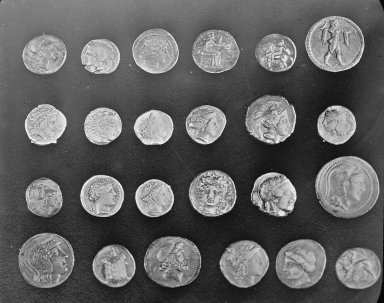
#> input picture Image/coins.png, 384 x 303 px, found by its file name
$ jupyter execute PCD_Assignment03.ipynb
#> lines starting #> are read from the running program, lines starting #| are printed output that depends on the picture
# Segmentasi Otsu dan Operasi Morfologi

**Nama:** Andi Nabil Safaraz
**NIM:** 25/560270/PA/23603

Pada percobaan ini saya membuat segmentasi Otsu dan empat operasi dasar morfologi secara manual, kemudian membandingkan hasil sebelum dan sesudah morfologi.

## 1 Import library

Pada percobaan ini saya memakai Pillow untuk membaca gambar dan Matplotlib untuk menampilkan hasil. Perhitungan grayscale, segmentasi, dan morfologi dibuat sendiri. Modul random dipakai untuk membuat kondisi uji dengan noise, sedangkan os dipakai untuk mengatur lokasi file.

[cell 1]
from PIL import Image
import matplotlib.pyplot as plt
import random
import os

## 2 Membuat matriks kosong

Sebelum mulai, saya membuat fungsi buat_matriks() untuk menyiapkan tempat menyimpan hasil. Fungsi ini membuat baris dan kolom sesuai ukuran gambar, kemudian mengisi seluruh nilainya dengan 0.

[cell 2]
def buat_matriks(tinggi, lebar):
    hasil = []

    for y in range(tinggi):
        baris = []
        for x in range(lebar):
            baris.append(0)
        hasil.append(baris)

    return hasil

## 3 Membaca gambar dan menghitung grayscale

Gambar yang digunakan adalah coins.png. Setelah dibaca, setiap piksel diubah menjadi grayscale dengan bobot 0,299 untuk merah, 0,587 untuk hijau, dan 0,114 untuk biru.

[cell 3]
nama_file = "coins.png"

if not os.path.exists(nama_file):
    nama_file = "Image/coins.png"

if not os.path.exists(nama_file):
    nama_file = "../Image/coins.png"

# Bagian upload dipakai jika notebook dibuka di Google Colab.
if not os.path.exists(nama_file):
    from google.colab import files
    uploaded = files.upload()
    for nama in uploaded:
        nama_file = nama
        break

gambar = Image.open(nama_file).convert("RGB")
lebar = gambar.size[0]
#> lebar = 384
tinggi = gambar.size[1]
#> tinggi = 303

# Grayscale dihitung satu per satu dari nilai merah, hijau, dan biru.
gray = buat_matriks(tinggi, lebar)

for y in range(tinggi):
    for x in range(lebar):
        warna = gambar.getpixel((x, y))
        merah = warna[0]
        hijau = warna[1]
        biru = warna[2]
        nilai = 0.299*merah + 0.587*hijau + 0.114*biru
        gray[y][x] = round(nilai)
#> after the loop, gray = 303 items

print("Ukuran gambar:", lebar, "x", tinggi)
#| Ukuran gambar: 384 x 303

plt.figure(figsize=(6, 5))
plt.imshow(gray, cmap="gray", vmin=0, vmax=255)
plt.title("Citra asli")
plt.axis("off")
plt.show()
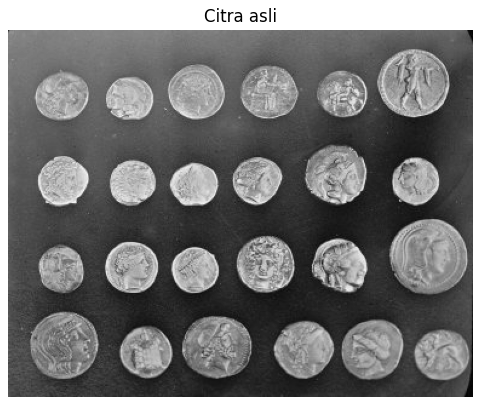
#> figure drawn by matplotlib, 1 panel

## 4 Menentukan threshold dengan Otsu

Saya menggunakan Otsu untuk menentukan threshold secara otomatis. Program menghitung histogram, mencoba threshold dari 0 sampai 255, kemudian memilih skor pemisahan kelompok intensitas yang paling besar.

[cell 4]
def otsu_threshold(citra):
    tinggi = len(citra)
    lebar = len(citra[0])
    histogram = [0]*256

    # Menghitung banyak piksel pada setiap intensitas.
    for y in range(tinggi):
        for x in range(lebar):
            nilai = citra[y][x]
            histogram[nilai] = histogram[nilai] + 1

    jumlah_piksel = tinggi*lebar
    total_nilai = 0
    for i in range(256):
        total_nilai = total_nilai + i*histogram[i]

    jumlah_gelap = 0
    total_gelap = 0
    skor_terbaik = -1
    threshold = citra[0][0]

    # Mencoba threshold dari 0 sampai 255.
    for t in range(256):
        jumlah_gelap = jumlah_gelap + histogram[t]
        total_gelap = total_gelap + t*histogram[t]
        jumlah_terang = jumlah_piksel - jumlah_gelap

        # Perhitungan dilakukan jika kedua kelompok mempunyai anggota.
        if jumlah_gelap > 0 and jumlah_terang > 0:
            rata_gelap = total_gelap/jumlah_gelap
            rata_terang = (total_nilai - total_gelap)/jumlah_terang
            selisih = rata_gelap - rata_terang
            skor = jumlah_gelap*jumlah_terang*selisih*selisih

            if skor > skor_terbaik:
                skor_terbaik = skor
                threshold = t

    return threshold

## 5 Mengubah citra menjadi biner

Setelah threshold didapat, piksel yang lebih terang daripada threshold diberi nilai 1 sebagai objek atau foreground. Piksel lainnya diberi nilai 0 sebagai background. Hasil biner inilah yang akan diproses menggunakan operasi morfologi.

[cell 5]
def thresholding(citra, threshold):
    tinggi = len(citra)
    lebar = len(citra[0])
    hasil = buat_matriks(tinggi, lebar)

    for y in range(tinggi):
        for x in range(lebar):
            if citra[y][x] > threshold:
                hasil[y][x] = 1
            else:
                hasil[y][x] = 0

    return hasil

## 6 Membuat kondisi dengan noise

Selain citra asli, saya mencoba citra dengan salt-and-pepper noise sebesar 2%. Posisi piksel dipilih tanpa pengulangan, lalu diberi nilai 0 atau 255. Seed 42 digunakan supaya kondisi percobaannya tetap sama saat dijalankan ulang. Otsu kemudian dihitung untuk citra asli dan citra noisy secara terpisah.

[cell 6]
def tambah_noise(citra):
    random.seed(42)
    tinggi = len(citra)
    lebar = len(citra[0])
    hasil = buat_matriks(tinggi, lebar)

    # Menyalin citra asli agar tidak ikut berubah.
    for y in range(tinggi):
        for x in range(lebar):
            hasil[y][x] = citra[y][x]

    jumlah_noise = round(0.02*tinggi*lebar)
    posisi_noise = random.sample(range(tinggi*lebar), jumlah_noise)

    for posisi in posisi_noise:
        y = posisi // lebar
        x = posisi % lebar

        if random.random() < 0.5:
            hasil[y][x] = 255
        else:
            hasil[y][x] = 0

    return hasil

noisy = tambah_noise(gray)
#> in tambah_noise, `tinggi = len(citra)`: tinggi = 303
#> in tambah_noise, `lebar = len(citra[0])`: lebar = 384
#> in tambah_noise, `hasil = buat_matriks(tinggi, lebar)`: hasil = 303 items
#> in tambah_noise, `jumlah_noise = round(0.02*tinggi*lebar)`: jumlah_noise = 2327
#> in tambah_noise, `posisi_noise = random.sample(range(tinggi*lebar), jumlah_noise)`: posisi_noise = 2327 values, max 116318 at index 1505, min 53 at index 693, mean 58697.1
#> the loop in tambah_noise, `for posisi in posisi_noise:` made 2327 passes
#> (posisi, y, x) on passes 1 to 3: (83810, 218, 98), (14592, 38, 0), (3278, 8, 206)
#> noisy = 303 items

threshold_asli = otsu_threshold(gray)
#> in otsu_threshold, `tinggi = len(citra)`: tinggi = 303
#> in otsu_threshold, `lebar = len(citra[0])`: lebar = 384
#> after the loop in otsu_threshold, `for y in range(tinggi):`: histogram = 256 values, max 1264 at index 36, min 0 at index 0, mean 454.5
#> in otsu_threshold, `jumlah_piksel = tinggi*lebar`: jumlah_piksel = 116352
#> the loop in otsu_threshold, `for i in range(256):` made 256 passes
#> total_nilai on passes 1 to 3: 0, 1, 5
#> after the loop in otsu_threshold, `for i in range(256):`: total_nilai = 11269333
#> in otsu_threshold, `threshold = citra[0][0]`: threshold = 47
#> the loop in otsu_threshold, `for t in range(256):` made 256 passes
#> (jumlah_gelap, total_gelap, jumlah_terang, rata_gelap, rata_terang, selisih, skor_terbaik) on passes 2 to 13: (1, 1, 116351, 1, 96.86, -95.86, 1.07e+09), (3, 5, 116349, 1.67, 96.86, -95.19, 3.16e+09), (10, 26, 116342, 2.6, 96.86, -94.26, 1.03e+10), (20, 66, 116332, 3.3, 96.87, -93.57, 2.04e+10), (27, 101, 116325, 3.74, 96.88, -93.14, 2.72e+10), (37, 161, 116315, 4.35, 96.88, -92.53, 3.68e+10), (64, 350, 116288, 5.47, 96.91, -91.44, 6.22e+10), (80, 478, 116272, 5.97, 96.92, -90.94, 7.69e+10), (94, 604, 116258, 6.43, 96.93, -90.5, 8.95e+10), (111, 774, 116241, 6.97, 96.94, -89.97, 1.04e+11), (124, 917, 116228, 7.4, 96.95, -89.56, 1.16e+11), (137, 1073, 116215, 7.83, 96.96, -89.13, 1.26e+11)
#> (jumlah_gelap, total_gelap, jumlah_terang, rata_gelap, rata_terang, selisih, skor) on pass 54: (31893, 1230656, 84459, 38.59, 118.9, -80.27, 1.74e+13)
threshold_noisy = otsu_threshold(noisy)
biner_asli = thresholding(gray, threshold_asli)
biner_noisy = thresholding(noisy, threshold_noisy)

print("Threshold citra asli:", threshold_asli)
#| Threshold citra asli: 107
print("Threshold citra noisy:", threshold_noisy)
#| Threshold citra noisy: 108

## 7 Menentukan structuring element

Saya memakai structuring element berbentuk persegi 3 × 3 dengan seluruh posisi bernilai 1. Titik pusatnya berada di tengah.

[cell 7]
se = [[1, 1, 1],
      [1, 1, 1],
      [1, 1, 1]]

## 8 Dilation

Pada dilation, piksel hasil menjadi 1 jika ada posisi aktif structuring element yang mengenai objek. Program memeriksa lingkungan 3 × 3 untuk setiap piksel. Dengan aturan ini, bagian objek akan melebar dan lubang kecil dapat mengecil.

[cell 8]
def dilation(citra, se):
    tinggi = len(citra)
    lebar = len(citra[0])
    hasil = buat_matriks(tinggi, lebar)

    for y in range(tinggi):
        for x in range(lebar):
            # Memeriksa lingkungan 3 x 3 di sekitar piksel.
            for i in range(3):
                for j in range(3):
                    if se[i][j] == 1:
                        y_gambar = y + i - 1
                        x_gambar = x + j - 1

                        # Posisi di luar citra dianggap background 0.
                        if y_gambar >= 0 and y_gambar < tinggi:
                            if x_gambar >= 0 and x_gambar < lebar:
                                if citra[y_gambar][x_gambar] == 1:
                                    hasil[y][x] = 1

    return hasil

## 9 Erosion

Pada erosion, seluruh posisi aktif structuring element harus berada pada objek. Saya menggunakan penanda cocok untuk memeriksa syarat tersebut. Jika ada bagian yang mengenai background atau keluar dari gambar, piksel hasil menjadi 0. Akibatnya, objek akan menyusut.

[cell 9]
def erosion(citra, se):
    tinggi = len(citra)
    lebar = len(citra[0])
    hasil = buat_matriks(tinggi, lebar)

    for y in range(tinggi):
        for x in range(lebar):
            cocok = True

            for i in range(3):
                for j in range(3):
                    if se[i][j] == 1:
                        y_gambar = y + i - 1
                        x_gambar = x + j - 1

                        # SE harus berada di dalam citra dan di atas objek.
                        if y_gambar < 0 or y_gambar >= tinggi:
                            cocok = False
                        elif x_gambar < 0 or x_gambar >= lebar:
                            cocok = False
                        elif citra[y_gambar][x_gambar] == 0:
                            cocok = False

            if cocok:
                hasil[y][x] = 1
            else:
                hasil[y][x] = 0

    return hasil

## 10 Menambahkan bingkai sementara

Pada proses closing, hasil dilation dapat melebar sedikit ke luar batas gambar. Saya menambahkan bingkai bernilai 0 agar bagian tersebut tidak langsung terpotong sebelum erosion. Setelah proses selesai, bingkai dilepas supaya ukuran hasil kembali sama dengan gambar awal.

[cell 10]
def tambah_bingkai(citra):
    tinggi = len(citra)
    lebar = len(citra[0])
    hasil = buat_matriks(tinggi + 4, lebar + 4)

    for y in range(tinggi):
        for x in range(lebar):
            hasil[y + 2][x + 2] = citra[y][x]

    return hasil


def hapus_bingkai(citra):
    tinggi = len(citra) - 4
    lebar = len(citra[0]) - 4
    hasil = buat_matriks(tinggi, lebar)

    for y in range(tinggi):
        for x in range(lebar):
            hasil[y][x] = citra[y + 2][x + 2]

    return hasil

## 11 Opening dan closing

Opening dilakukan dengan erosion lalu dilation, sedangkan closing dilakukan dengan dilation lalu erosion. Keduanya memakai structuring element yang sama.

[cell 11]
def opening(citra, se):
    hasil_erosion = erosion(citra, se)
    hasil_opening = dilation(hasil_erosion, se)
    return hasil_opening


# Closing
def closing(citra, se):
    citra_bingkai = tambah_bingkai(citra)
    hasil_dilation = dilation(citra_bingkai, se)
    hasil_erosion = erosion(hasil_dilation, se)
    hasil_closing = hapus_bingkai(hasil_erosion)
    return hasil_closing

## 12 Menerapkan operasi morfologi

Setiap operasi dasar dimulai dari hasil Otsu yang sama agar perbandingannya adil. Saya juga mencoba opening lalu closing untuk melihat pengurangan bintik putih sekaligus penutupan lubang kecil. Urutan yang sama diterapkan pada citra asli dan citra noisy.

[cell 12]
dilasi_asli = dilation(biner_asli, se)
erosi_asli = erosion(biner_asli, se)
opening_asli = opening(biner_asli, se)
closing_asli = closing(biner_asli, se)

# Tambahan: opening lalu closing untuk mengurangi dua jenis gangguan kecil.
gabungan_asli = closing(opening_asli, se)


# Menerapkan operasi yang sama ke citra noisy.
dilasi_noisy = dilation(biner_noisy, se)
erosi_noisy = erosion(biner_noisy, se)
opening_noisy = opening(biner_noisy, se)
closing_noisy = closing(biner_noisy, se)
gabungan_noisy = closing(opening_noisy, se)

## 13 Menampilkan citra yang digunakan

[cell 13]
folder_hasil = "Image/Hasil"

if os.path.exists("../Image/coins.png"):
    folder_hasil = "../Image/Hasil"

os.makedirs(folder_hasil, exist_ok=True)


# Menampilkan citra asli dan citra dengan noise.
plt.figure(figsize=(10, 4))

plt.subplot(1, 2, 1)
plt.imshow(gray, cmap="gray", vmin=0, vmax=255)
plt.title("Citra asli")
plt.axis("off")

plt.subplot(1, 2, 2)
plt.imshow(noisy, cmap="gray", vmin=0, vmax=255)
plt.title("Noise 2%")
plt.axis("off")

plt.tight_layout()
plt.savefig(folder_hasil + "/01_citra_uji.png", dpi=160)
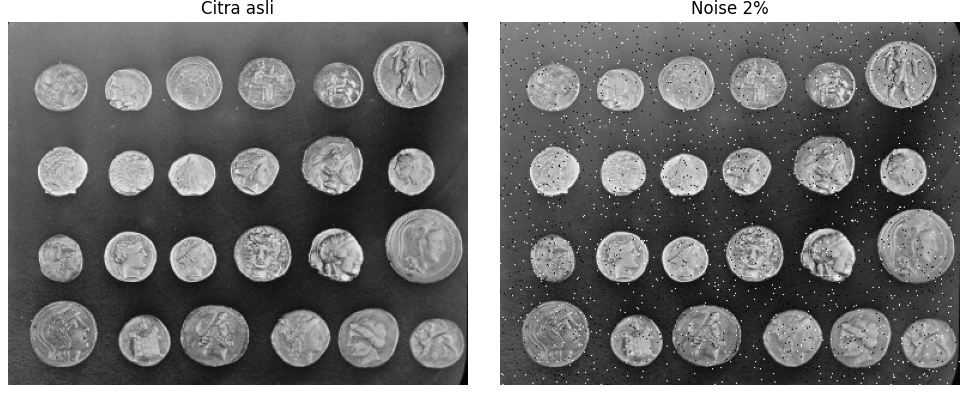
#> figure drawn by matplotlib, 2 panels
plt.show()

## 14 Hasil pada citra asli

Enam gambar berikut menampilkan Otsu saja, dilation, erosion, opening, closing, dan gabungan opening lalu closing. Perhatikan perubahan ukuran objek, bintik putih pada latar, dan lubang gelap pada permukaan koin.

[cell 14]
hasil_asli = [biner_asli, dilasi_asli, erosi_asli,
              opening_asli, closing_asli, gabungan_asli]

judul = ["Otsu saja", "Dilation", "Erosion",
         "Opening", "Closing", "Opening lalu closing"]

plt.figure(figsize=(12, 7))

for i in range(6):
    plt.subplot(2, 3, i + 1)
    plt.imshow(hasil_asli[i], cmap="gray", vmin=0, vmax=1)
    plt.title(judul[i])
    plt.axis("off")

plt.suptitle("Hasil pada citra asli")
plt.tight_layout()
plt.savefig(folder_hasil + "/02_hasil_asli.png", dpi=160)
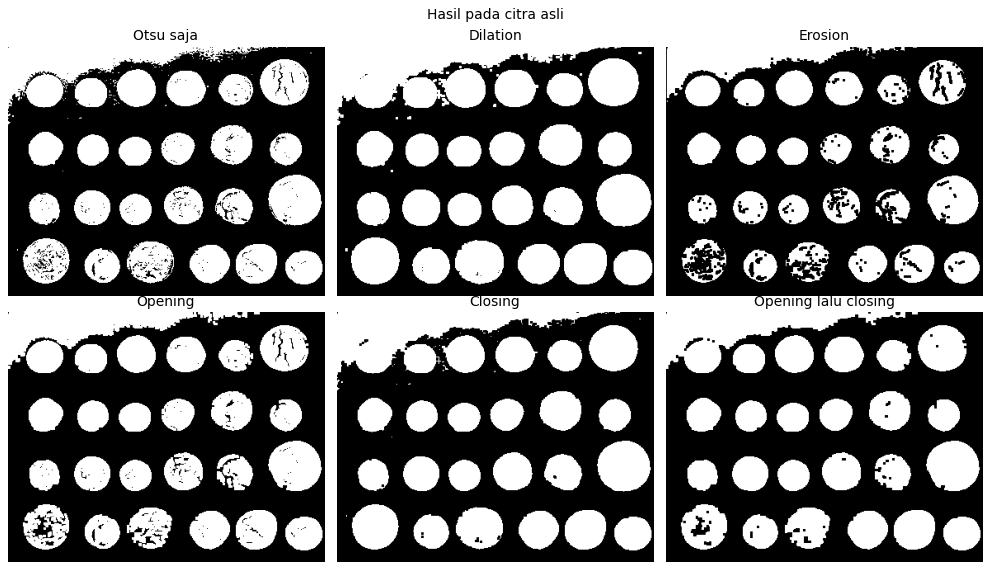
#> figure drawn by matplotlib, 6 panels
plt.show()

## 15 Hasil pada citra dengan noise

Operasi yang sama diterapkan pada citra noisy. Pada kondisi ini, pengaruh opening terhadap bintik putih serta closing terhadap lubang kecil lebih mudah diamati.

[cell 15]
hasil_noisy = [biner_noisy, dilasi_noisy, erosi_noisy,
               opening_noisy, closing_noisy, gabungan_noisy]

plt.figure(figsize=(12, 7))

for i in range(6):
    plt.subplot(2, 3, i + 1)
    plt.imshow(hasil_noisy[i], cmap="gray", vmin=0, vmax=1)
    plt.title(judul[i])
    plt.axis("off")

plt.suptitle("Hasil pada citra dengan noise 2%")
plt.tight_layout()
plt.savefig(folder_hasil + "/03_hasil_noise.png", dpi=160)
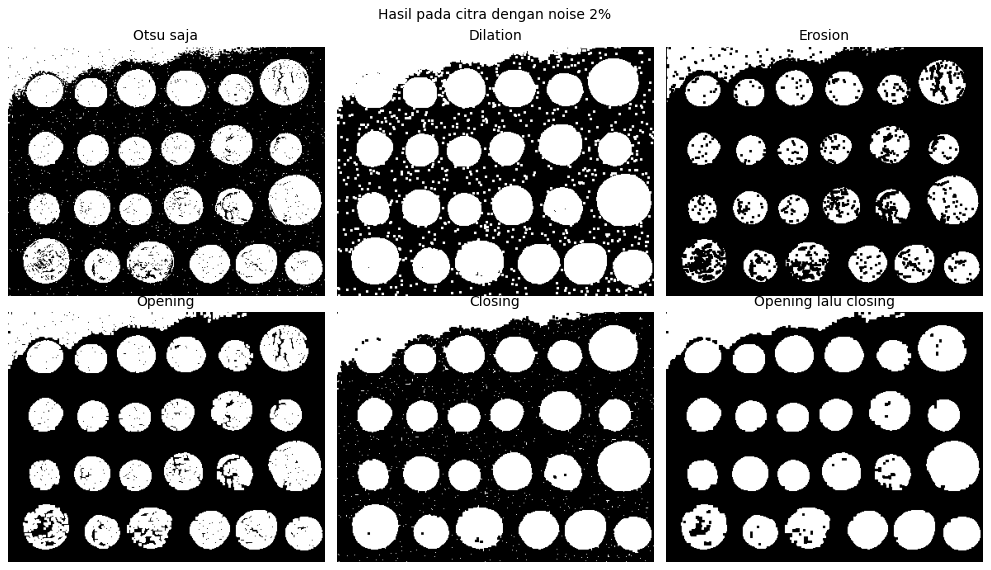
#> figure drawn by matplotlib, 6 panels
plt.show()

## 16 Perbandingan tanpa dan dengan morfologi

Perbandingan utama menempatkan hasil Otsu tanpa morfologi di sebelah kiri dan hasil opening lalu closing di sebelah kanan. Saya menggunakan citra noisy supaya perubahan gangguan kecil terlihat lebih jelas.

[cell 16]
plt.figure(figsize=(10, 4))

plt.subplot(1, 2, 1)
plt.imshow(biner_noisy, cmap="gray", vmin=0, vmax=1)
plt.title("Tanpa morfologi")
plt.axis("off")

plt.subplot(1, 2, 2)
plt.imshow(gabungan_noisy, cmap="gray", vmin=0, vmax=1)
plt.title("Opening lalu closing")
plt.axis("off")

plt.tight_layout()
plt.savefig(folder_hasil + "/04_sebelum_sesudah.png", dpi=160)
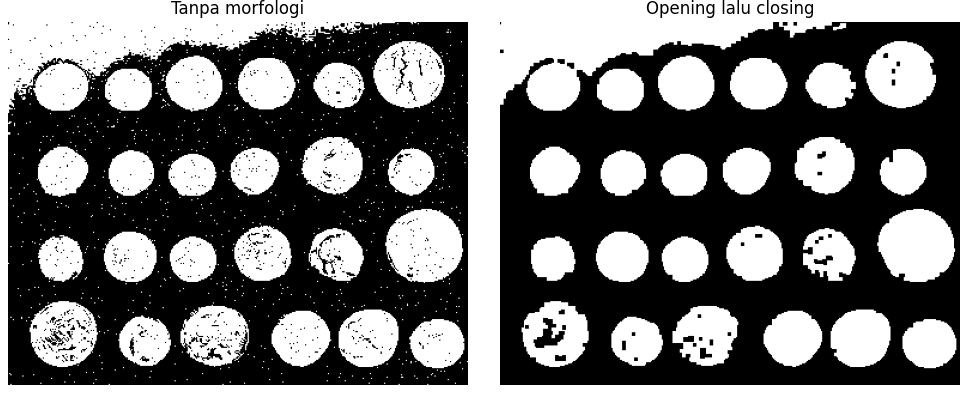
#> figure drawn by matplotlib, 2 panels
plt.show()
